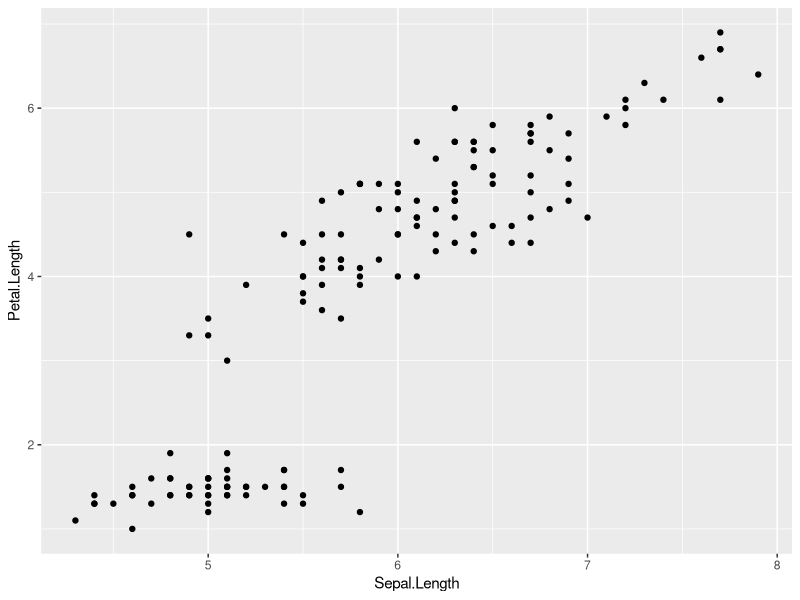
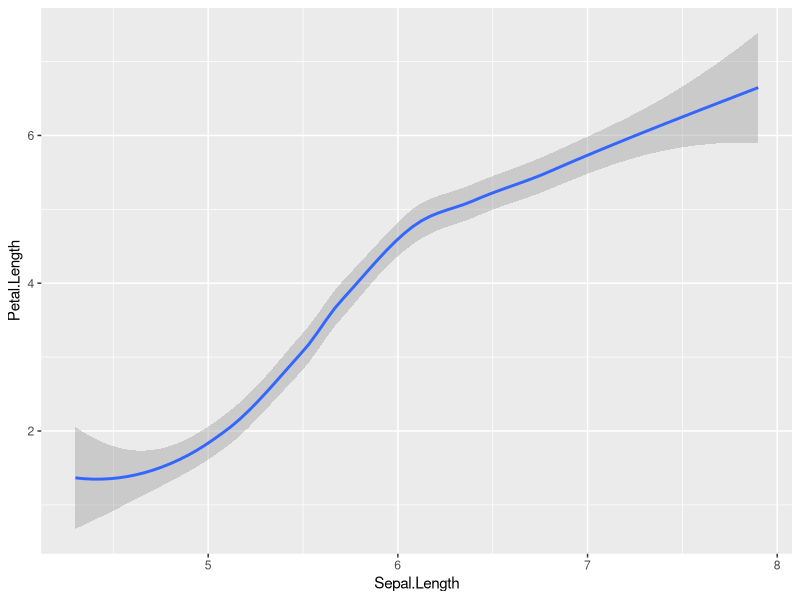
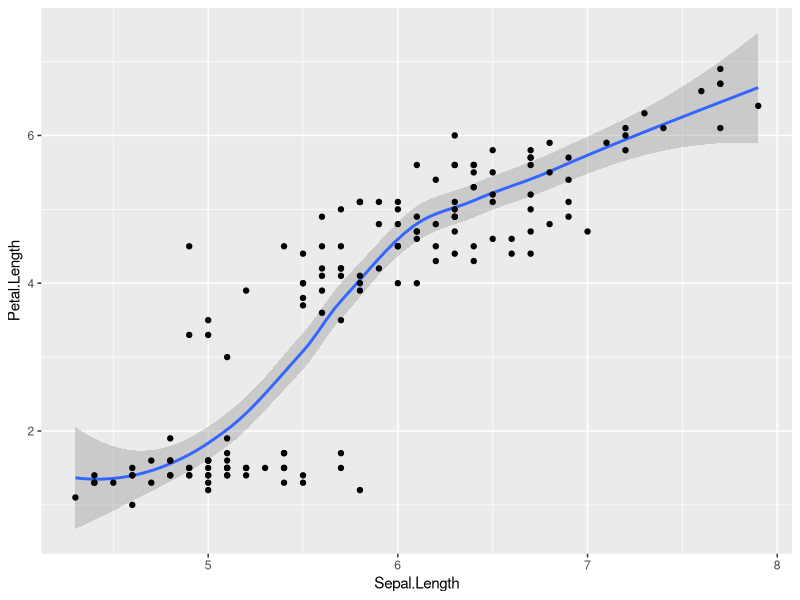
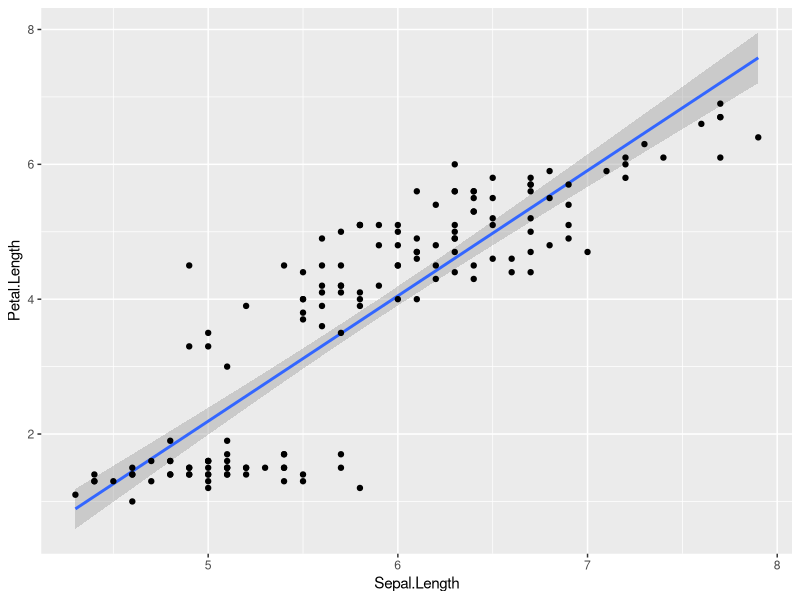
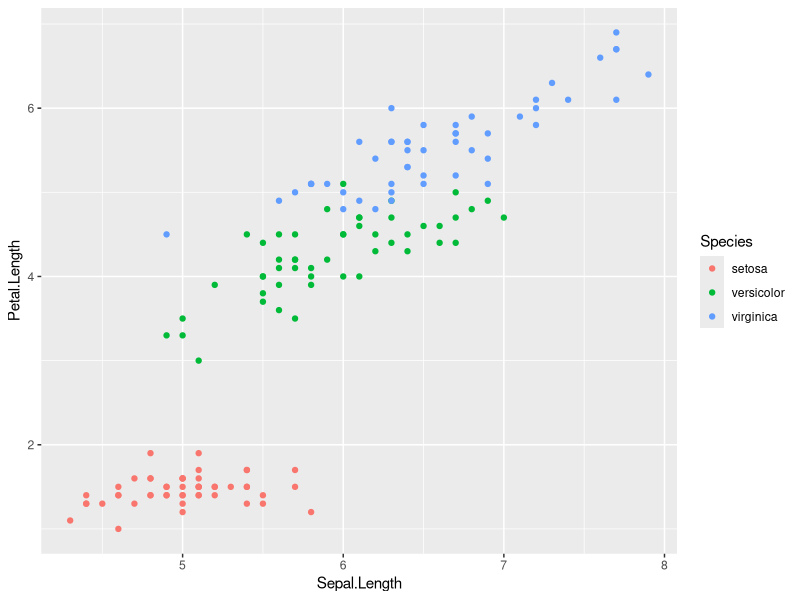
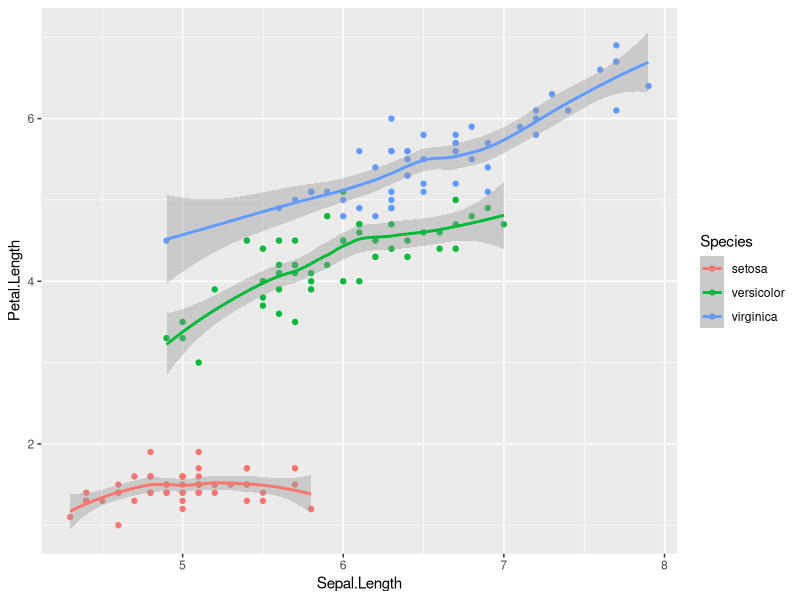
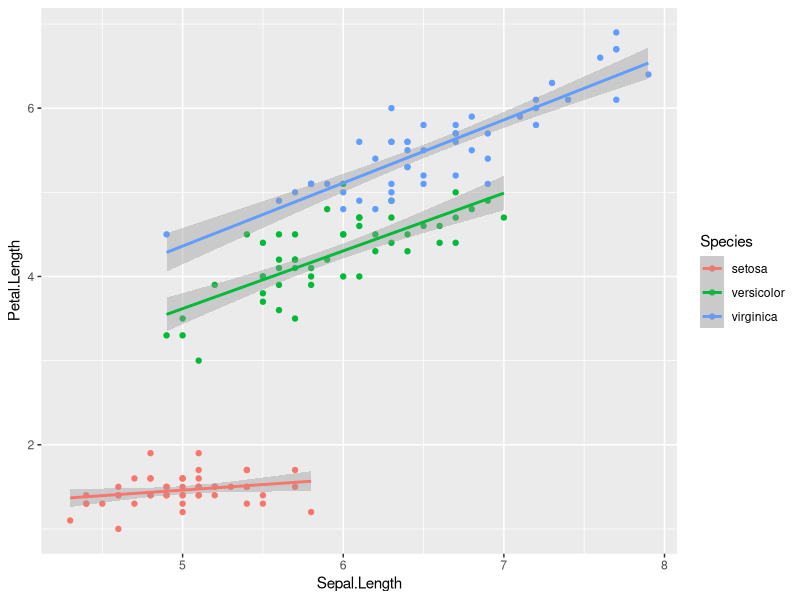
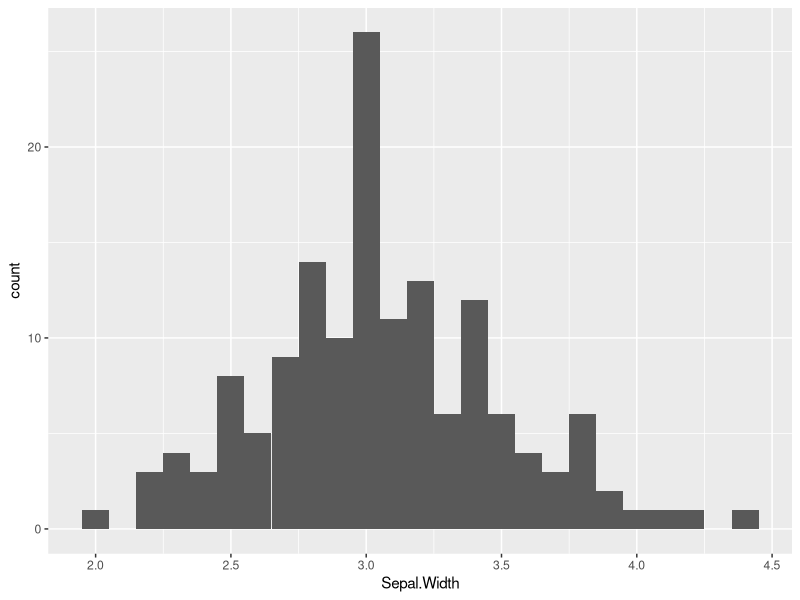

Generate these figures, in order, with R:
## ---- chunk 1
library(tidyverse)
## ---- chunk 2
iris %>%
  ggplot(aes(x = Sepal.Length, y = Petal.Length)) +
  geom_point()
## ---- chunk 3
iris %>%
  ggplot(aes(x = Sepal.Length, y = Petal.Length)) +
  geom_smooth()
## ---- chunk 4
iris %>%
  ggplot(aes(x = Sepal.Length, y = Petal.Length)) +
  geom_smooth() +
  geom_point()
## ---- chunk 5
iris %>%
  ggplot(aes(x = Sepal.Length, y = Petal.Length)) +
  geom_smooth(method = "lm") +
  geom_point()
## ---- chunk 6
iris %>%
  ggplot(aes(x = Sepal.Length, y = Petal.Length, colour = Species)) +
  geom_point()
## ---- chunk 7
iris %>%
  ggplot(aes(x = Sepal.Length, y = Petal.Length, colour = Species)) +
  geom_point() +
  geom_smooth()
## ---- chunk 8
iris %>%
  ggplot(aes(x = Sepal.Length, y = Petal.Length, colour = Species)) +
  geom_point() +
  geom_smooth(method = "lm")
## ---- chunk 9
iris %>%
  ggplot(aes(x = Sepal.Width)) +
  geom_histogram(binwidth = 0.1)
## ---- chunk 10
iris %>%
  ggplot(aes(x = Sepal.Length)) +
  geom_density()
## ---- chunk 11
iris %>%
  ggplot(aes(x = Sepal.Length, fill = Species)) +
  geom_density()
## ---- chunk 12
iris %>%
  ggplot(aes(x = Sepal.Length, fill = Species)) +
  geom_density(alpha = 0.5)  # 50% transparency
## ---- chunk 13
iris %>%
  group_by(Species) %>%
  rename(SL = Sepal.Length) %>%
  summarise(n = n(), Sepal.Length = mean(SL), stdev = sd(SL)) %>%
  ggplot(aes(x = Species, y = Sepal.Length, fill = Species)) +
  geom_bar(stat = "identity") +
  geom_errorbar(aes(ymin=Sepal.Length-stdev, ymax=Sepal.Length+stdev),
                width=.3, position=position_dodge(.9))
## ---- chunk 14
iris %>%
  ggplot(aes(x = Species, y = Sepal.Length, fill = Species)) +
  geom_violin(alpha = 0.5) +
  geom_boxplot(width = 0.2)
## ---- chunk 15
haggis <- read_csv("files/quant-data-vis/haggis.csv")
## ---- chunk 16
haggis %>%
  ggplot(aes(x = group, y = height, fill = group)) +
  geom_violin(alpha = 0.5) +
  geom_boxplot(width = 0.1)
## ---- chunk 17
haggis %>%
  ggplot(aes(x = height, fill = music_taste)) +
  geom_density(alpha = 0.5)
## ---- chunk 18
haggis %>%
  ggplot(aes(x = age, fill = music_taste)) +
  geom_density(alpha = 0.5)
## ---- chunk 19
haggis %>%
  ggplot(aes(x = age, y = height)) +
  geom_point() +
  geom_smooth(method = "lm")
## ---- chunk 20
haggis %>%
  ggplot(aes(x = age, y = height, colour = group)) +
  geom_point() +
  geom_smooth(method = "lm")
## ---- chunk 21
haggis %>%
  ggplot(aes(x = group, y = height, fill = music_taste)) +
  geom_violin(alpha = 0.5) +
  geom_boxplot(width = 0.2, position = position_dodge(width = 0.9))
## ---- chunk 22
haggis %>%
  ggplot(aes(x = group, y = height, fill = music_taste)) +
  geom_violin(alpha = 0.5) +
  geom_boxplot(width = 0.2, position = position_dodge(width = 0.9)) +
  labs(
    title = "Eat Yer Porridge",
    subtitle = "The Effect of Breakfast Habits on Height",
    x = "Breakfast Group",
    y = "Height (cm)",
    caption = "Based on 2019 Data from the Silver Spoon Porridge Company Survey"
  )
## ---- chunk 23
haggis %>%
  ggplot(aes(x = group, y = height, fill = music_taste)) +
  geom_violin(alpha = 0.5) +
  geom_boxplot(width = 0.2, position = position_dodge(width = 0.9)) +
  theme_dark()
## ---- chunk 24
# how many data points for each of the density plots
n <- 1e6
# where on the x axis each density plot will be
means <- c(40, 60, 80, 100, 120, 140)
# how wide each density plot will be
sds <- c(10, 7.5, 5, 5, 7.5, 10)
# colours from the psyTeachR colour scheme
psyteachr_colours_vec <- c("#983E82", "#E2A458", "#F5DC70", "#59935B", "#467AAC", "#61589C")

tibble(
  grp = rep(LETTERS[1:6], each = n),
  val = rep(means, each = n) +
        rnorm(n*6, 0, rep(sds, each = n))
) %>%
  ggplot(aes(val, fill = grp)) +
  geom_density(alpha = 0.5, show.legend = F, trim = FALSE) +
  scale_fill_manual(values = psyteachr_colours_vec) +
  xlim(-20,200) +
  theme_void()
